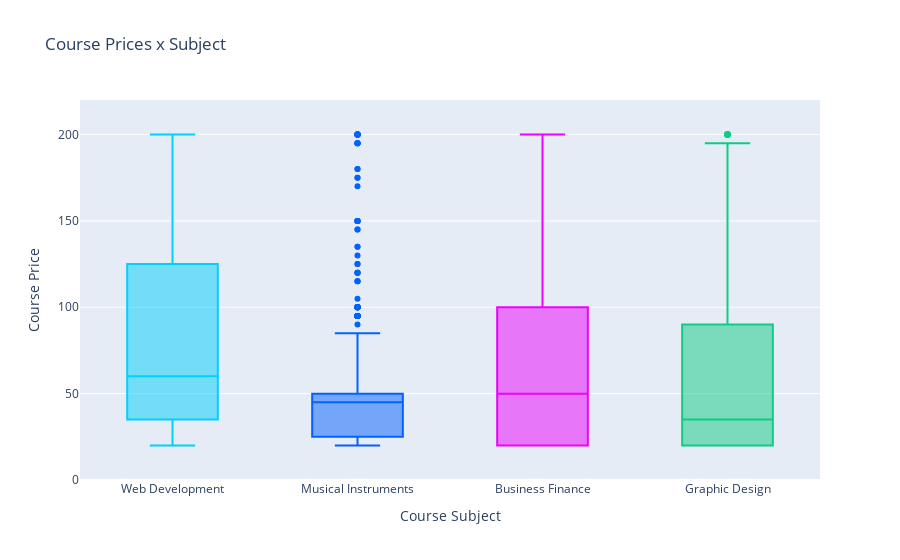

Write notebook code for a chart like this one.
### Markdown cell above
## How are Course Prices Distributed?

### Code cell
fig = px.box(paid_courses_df,
             x     = 'subject',
             y     = 'price',
             color = 'subject',
             title = 'Course Prices x Subject',
             color_discrete_sequence = ['#03cffc','#0362fc','#eb03fc','#0ecc83'],
             hover_name = 'course_title',
            )

fig.update_layout(showlegend=False)
fig.update_yaxes(range=[0,220], title='Course Price')
fig.update_xaxes(title='Course Subject')
fig.show()

### Figure 1 — Plotly figure (JSON) as saved in the notebook; plotly's stock layout.template omitted (floating-point values rounded to 4 significant figures; data arrays with more than 128 entries replaced by an {"elided": "..."} marker saying what was removed)
{"data": [{"alignmentgroup": "True", "hovertemplate": "<b>%{hovertext}</b><br><br>subject=%{x}<br>price=%{y}<extra></extra>", "hovertext": {"elided": "1067 str values"}, "legendgroup": "Web Development", "marker": {"color": "#03cffc"}, "name": "Web Development", "notched": false, "offsetgroup": "Web Development", "orientation": "v", "showlegend": true, "type": "box", "x": {"elided": "1067 str values"}, "x0": " ", "xaxis": "x", "y": {"elided": "1067 int values"}, "y0": " ", "yaxis": "y"}, {"alignmentgroup": "True", "hovertemplate": "<b>%{hovertext}</b><br><br>subject=%{x}<br>price=%{y}<extra></extra>", "hovertext": {"elided": "634 str values"}, "legendgroup": "Musical Instruments", "marker": {"color": "#0362fc"}, "name": "Musical Instruments", "notched": false, "offsetgroup": "Musical Instruments", "orientation": "v", "showlegend": true, "type": "box", "x": {"elided": "634 str values"}, "x0": " ", "xaxis": "x", "y": {"elided": "634 int values"}, "y0": " ", "yaxis": "y"}, {"alignmentgroup": "True", "hovertemplate": "<b>%{hovertext}</b><br><br>subject=%{x}<br>price=%{y}<extra></extra>", "hovertext": {"elided": "1099 str values"}, "legendgroup": "Business Finance", "marker": {"color": "#eb03fc"}, "name": "Business Finance", "notched": false, "offsetgroup": "Business Finance", "orientation": "v", "showlegend": true, "type": "box", "x": {"elided": "1099 str values"}, "x0": " ", "xaxis": "x", "y": {"elided": "1099 int values"}, "y0": " ", "yaxis": "y"}, {"alignmentgroup": "True", "hovertemplate": "<b>%{hovertext}</b><br><br>subject=%{x}<br>price=%{y}<extra></extra>", "hovertext": {"elided": "568 str values"}, "legendgroup": "Graphic Design", "marker": {"color": "#0ecc83"}, "name": "Graphic Design", "notched": false, "offsetgroup": "Graphic Design", "orientation": "v", "showlegend": true, "type": "box", "x": {"elided": "568 str values"}, "x0": " ", "xaxis": "x", "y": {"elided": "568 int values"}, "y0": " ", "yaxis": "y"}], "layout": {"autosize": true, "boxmode": "overlay", "legend": {"title": {"text": "subject"}, "tracegroupgap": 0}, "showlegend": false, "title": {"text": "Course Prices x Subject"}, "xaxis": {"anchor": "y", "autorange": true, "categoryarray": ["Web Development", "Musical Instruments", "Business Finance", "Graphic Design"], "categoryorder": "array", "domain": [0, 1], "range": [-0.5, 3.5], "title": {"text": "Course Subject"}, "type": "category"}, "yaxis": {"anchor": "x", "domain": [0, 1], "range": [0, 220], "title": {"text": "Course Price"}, "type": "linear"}}}
